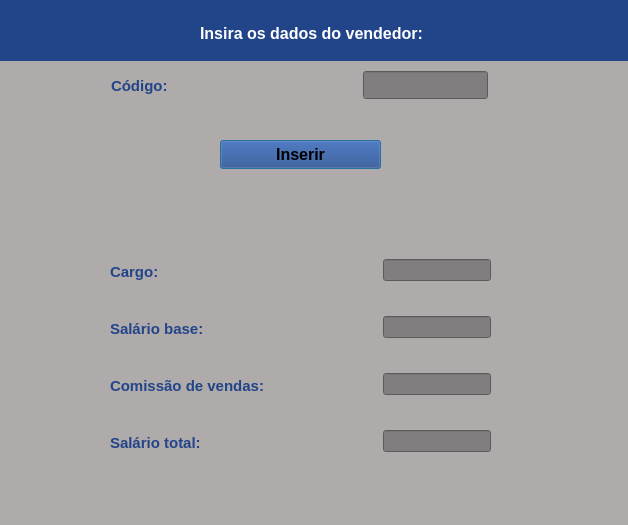
<?xml version="1.0" encoding="UTF-8"?>
<ui version="4.0">
 <class>controle_vendedores</class>
 <widget class="QDialog" name="controle_vendedores">
  <property name="geometry">
   <rect>
    <x>0</x>
    <y>0</y>
    <width>628</width>
    <height>525</height>
   </rect>
  </property>
  <property name="minimumSize">
   <size>
    <width>628</width>
    <height>525</height>
   </size>
  </property>
  <property name="maximumSize">
   <size>
    <width>628</width>
    <height>525</height>
   </size>
  </property>
  <property name="windowTitle">
   <string>Dados vendores</string>
  </property>
  <property name="styleSheet">
   <string notr="true">background-color:#b0abab</string>
  </property>
  <widget class="QLabel" name="label_cod_convend">
   <property name="geometry">
    <rect>
     <x>111</x>
     <y>71</y>
     <width>245</width>
     <height>24</height>
    </rect>
   </property>
   <property name="font">
    <font>
     <pointsize>11</pointsize>
     <bold>true</bold>
    </font>
   </property>
   <property name="styleSheet">
    <string notr="true">color: #248;</string>
   </property>
   <property name="text">
    <string>Código:</string>
   </property>
   <property name="alignment">
    <set>Qt::AlignmentFlag::AlignBottom|Qt::AlignmentFlag::AlignLeading|Qt::AlignmentFlag::AlignLeft</set>
   </property>
  </widget>
  <widget class="QLineEdit" name="line_cod_convend">
   <property name="geometry">
    <rect>
     <x>363</x>
     <y>71</y>
     <width>125</width>
     <height>28</height>
    </rect>
   </property>
   <property name="sizePolicy">
    <sizepolicy hsizetype="Fixed" vsizetype="Fixed">
     <horstretch>0</horstretch>
     <verstretch>0</verstretch>
    </sizepolicy>
   </property>
   <property name="styleSheet">
    <string notr="true">background:#807e7e</string>
   </property>
  </widget>
  <widget class="QWidget" name="widget_2" native="true">
   <property name="geometry">
    <rect>
     <x>0</x>
     <y>0</y>
     <width>631</width>
     <height>61</height>
    </rect>
   </property>
   <property name="styleSheet">
    <string notr="true">background:#248; 
color: #ffffff;</string>
   </property>
   <widget class="QLabel" name="label_inserir_dads_vend">
    <property name="geometry">
     <rect>
      <x>200</x>
      <y>20</y>
      <width>281</width>
      <height>27</height>
     </rect>
    </property>
    <property name="font">
     <font>
      <pointsize>12</pointsize>
      <bold>true</bold>
     </font>
    </property>
    <property name="styleSheet">
     <string notr="true">color: #white;</string>
    </property>
    <property name="text">
     <string>Insira os dados do vendedor:</string>
    </property>
   </widget>
  </widget>
  <widget class="QPushButton" name="btn_inserir_cod_convend">
   <property name="geometry">
    <rect>
     <x>220</x>
     <y>140</y>
     <width>161</width>
     <height>29</height>
    </rect>
   </property>
   <property name="font">
    <font>
     <pointsize>12</pointsize>
     <bold>true</bold>
    </font>
   </property>
   <property name="styleSheet">
    <string notr="true">background-color: #248;
</string>
   </property>
   <property name="text">
    <string>Inserir</string>
   </property>
  </widget>
  <widget class="QWidget" name="">
   <property name="geometry">
    <rect>
     <x>110</x>
     <y>230</y>
     <width>381</width>
     <height>251</height>
    </rect>
   </property>
   <layout class="QVBoxLayout" name="verticalLayout">
    <item>
     <layout class="QHBoxLayout" name="horizontalLayout_5">
      <item>
       <widget class="QLabel" name="label_cargo_convend">
        <property name="font">
         <font>
          <pointsize>11</pointsize>
          <bold>true</bold>
         </font>
        </property>
        <property name="styleSheet">
         <string notr="true">color: #248;</string>
        </property>
        <property name="text">
         <string>Cargo:</string>
        </property>
        <property name="alignment">
         <set>Qt::AlignmentFlag::AlignBottom|Qt::AlignmentFlag::AlignLeading|Qt::AlignmentFlag::AlignLeft</set>
        </property>
       </widget>
      </item>
      <item>
       <widget class="QLineEdit" name="line_cargo_convend">
        <property name="sizePolicy">
         <sizepolicy hsizetype="Fixed" vsizetype="Fixed">
          <horstretch>0</horstretch>
          <verstretch>0</verstretch>
         </sizepolicy>
        </property>
        <property name="styleSheet">
         <string notr="true">background:#807e7e</string>
        </property>
       </widget>
      </item>
     </layout>
    </item>
    <item>
     <layout class="QHBoxLayout" name="horizontalLayout_2">
      <item>
       <widget class="QLabel" name="label_sal_convend">
        <property name="font">
         <font>
          <pointsize>11</pointsize>
          <bold>true</bold>
         </font>
        </property>
        <property name="styleSheet">
         <string notr="true">color: #248;</string>
        </property>
        <property name="text">
         <string>Salário base:</string>
        </property>
        <property name="alignment">
         <set>Qt::AlignmentFlag::AlignBottom|Qt::AlignmentFlag::AlignLeading|Qt::AlignmentFlag::AlignLeft</set>
        </property>
       </widget>
      </item>
      <item>
       <widget class="QLineEdit" name="line_salbase_convend">
        <property name="sizePolicy">
         <sizepolicy hsizetype="Fixed" vsizetype="Fixed">
          <horstretch>0</horstretch>
          <verstretch>0</verstretch>
         </sizepolicy>
        </property>
        <property name="styleSheet">
         <string notr="true">background:#807e7e</string>
        </property>
       </widget>
      </item>
     </layout>
    </item>
    <item>
     <layout class="QHBoxLayout" name="horizontalLayout_3">
      <item>
       <widget class="QLabel" name="label_com_convend">
        <property name="font">
         <font>
          <pointsize>11</pointsize>
          <bold>true</bold>
         </font>
        </property>
        <property name="styleSheet">
         <string notr="true">color: #248;</string>
        </property>
        <property name="text">
         <string>Comissão de vendas:</string>
        </property>
        <property name="alignment">
         <set>Qt::AlignmentFlag::AlignBottom|Qt::AlignmentFlag::AlignLeading|Qt::AlignmentFlag::AlignLeft</set>
        </property>
       </widget>
      </item>
      <item>
       <widget class="QLineEdit" name="line_comissao_convend">
        <property name="sizePolicy">
         <sizepolicy hsizetype="Fixed" vsizetype="Fixed">
          <horstretch>0</horstretch>
          <verstretch>0</verstretch>
         </sizepolicy>
        </property>
        <property name="styleSheet">
         <string notr="true">background:#807e7e</string>
        </property>
       </widget>
      </item>
     </layout>
    </item>
    <item>
     <layout class="QHBoxLayout" name="horizontalLayout_4">
      <item>
       <widget class="QLabel" name="label_saltot_convend">
        <property name="font">
         <font>
          <pointsize>11</pointsize>
          <bold>true</bold>
         </font>
        </property>
        <property name="styleSheet">
         <string notr="true">color: #248;</string>
        </property>
        <property name="text">
         <string>Salário total:</string>
        </property>
        <property name="alignment">
         <set>Qt::AlignmentFlag::AlignBottom|Qt::AlignmentFlag::AlignLeading|Qt::AlignmentFlag::AlignLeft</set>
        </property>
       </widget>
      </item>
      <item>
       <widget class="QLineEdit" name="line_sal_totalconvend">
        <property name="sizePolicy">
         <sizepolicy hsizetype="Fixed" vsizetype="Fixed">
          <horstretch>0</horstretch>
          <verstretch>0</verstretch>
         </sizepolicy>
        </property>
        <property name="styleSheet">
         <string notr="true">background:#807e7e</string>
        </property>
       </widget>
      </item>
     </layout>
    </item>
   </layout>
  </widget>
 </widget>
 <resources/>
 <connections/>
</ui>
